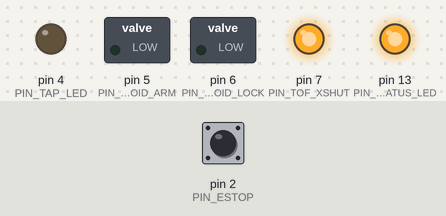
The sketch below on a simulated Arduino Uno, built with avr-gcc and run on an emulated ATmega328P. Shown: switched loads named in the sketch (green lamp = pin HIGH), output pins drawn as LEDs (lit = HIGH). Inputs (shaded band) come from the test bench; at power-on: pin 2 (PIN_ESTOP) HIGH.

Above: at 1.2 s.
1.3 s: pin 2 (PIN_ESTOP) pulled LOW for 0.15 s
At 1.37 s:
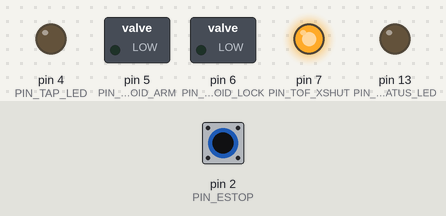
2.9 s: pin 2 (PIN_ESTOP) pulled LOW for 3.2 s
At 7.3 s:
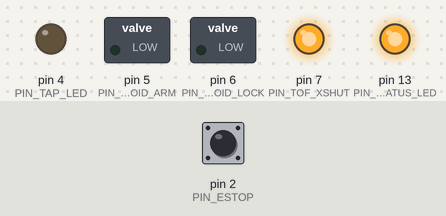
Timing chart, 0 to 8.8 s (numbered marks = the images above; inputs shaded):
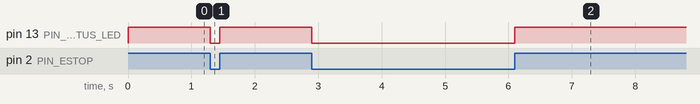

The sketch:

sketch.ino
```cpp
// Acoustic node MCU sketch — ToF-triggered dual-solenoid ball-drop tap sequencer.
//
// Mechanism (documents/project/Acoustic_Sorting_Subsystem.md §3.1,
// documents/electrical/schematics/acoustic_station_wiring.md — full pin table,
// BOM, and wiring diagram there; decided 2026-08-20):
//   A ToF sensor confirms a tile has arrived and settled at the acoustic
//   station. Two solenoids then run a gravity-drop impact -- neither one
//   touches the tile directly:
//     ARM solenoid  -- energized briefly, drives a lift platform that raises
//                       the striker ball up a guide tube into the LOCK
//                       latch's catch at drop height, then de-energizes and
//                       retracts out of the way.
//     LOCK solenoid -- normally de-energized = latch CLOSED (holding the
//                       ball at drop height). Energizing it briefly OPENS
//                       the latch, releasing the ball to free-fall under
//                       gravity onto the tile. This is the actual impact.
//   The Linux/Python side (python/main.py) is notified via the tapCount
//   bridge variable, incremented at the instant the ball is released, so it
//   can time its audio capture window relative to the real impact rather
//   than the earlier ToF detection.
//
// UNVERIFIED (see acoustic_node/README.md): this project has never run App
// Lab / App Bricks against real UNO Q hardware, so:
//   (a) the exact syntax for exposing `tapCount` as a bridge variable Python
//       can read is a best guess at the shape shown in Arduino's own
//       app-bricks-examples, not confirmed working here;
//   (b) the ToF sensor read below assumes a typical VL53L0X-style Arduino
//       library API -- install the actual library once the sensor is in
//       hand and replace readTofDistanceMm()'s body (marked TOF LIBRARY
//       CALL) with the real call.
//
// Pin assignments and timing constants mirror
// documents/electrical/schematics/acoustic_station_wiring.md -- keep both in
// sync by hand if either changes (no shared config format between this
// sketch and acoustic/config.yaml exists yet; see that module's comment).

#include <Wire.h>

// ---- Pin assignments (see wiring doc §3 for the full table + rationale) ----
const uint8_t PIN_TOF_XSHUT     = 7;   // ToF sensor hardware shutdown/reset
const uint8_t PIN_SOLENOID_ARM  = 5;   // MOSFET gate driving the ARM solenoid
const uint8_t PIN_SOLENOID_LOCK = 6;   // MOSFET gate driving the LOCK solenoid
const uint8_t PIN_ESTOP         = 2;   // normally-closed e-stop loop, INPUT_PULLUP
const uint8_t PIN_TAP_LED       = 4;   // lit for the duration of RELEASE (bench debug)
const uint8_t PIN_STATUS_LED    = 13;  // onboard LED: on = running, off = FAULT
// ToF SDA/SCL use the board's fixed I2C pins (A4/A5 on the Uno-shaped
// header) -- not user-assignable, so not listed as a constant here.

// ---- Tunable timing (mirrors acoustic/config.yaml's tap_mechanism section
// on the Python side -- that copy is for the dev-machine simulator only,
// this one is what actually runs). See wiring doc §5. ----
const uint16_t TOF_TRIGGER_DISTANCE_MM = 80;    // tile considered "in place" at/below this
const uint8_t  TOF_DEBOUNCE_SAMPLES    = 5;     // consecutive in-range reads required
const uint16_t SETTLE_MS      = 200;   // wait after tile confirmed, before arming
const uint16_t ARM_MS         = 300;   // ARM solenoid energized duration (lift travel time)
const uint16_t ARM_SETTLE_MS  = 150;   // wait after arm retracts, before releasing
const uint16_t LOCK_PULSE_MS  = 100;   // LOCK solenoid energized duration (latch open)
const uint16_t COOLDOWN_MS    = 1000;  // minimum time before the next tile can re-arm

enum TapState { WAIT_TILE, SETTLE, ARM, ARM_SETTLE, RELEASE, COOLDOWN, FAULT };

TapState state = WAIT_TILE;
unsigned long stateEnteredAt = 0;
uint8_t tofInRangeStreak = 0;
bool tileWasAbsent = true;

// Exposed to the Python side (acoustic_node/python/main.py). Incremented the
// instant the ball is released (entering RELEASE), not on ToF detection.
// UNVERIFIED bridge-variable syntax -- see header comment.
volatile long tapCount = 0;

void enterState(TapState s) {
  state = s;
  stateEnteredAt = millis();
}

bool elapsedAtLeast(uint16_t ms) {
  return millis() - stateEnteredAt >= ms;
}

bool estopAsserted() {
  return digitalRead(PIN_ESTOP) == LOW;  // normally-closed loop: LOW = open/tripped
}

// TOF LIBRARY CALL: replace with the real sensor library's read, e.g.
//   VL53L0X_RangingMeasurementData_t data;
//   tof.rangingTest(&data, false);
//   return data.RangeMilliMeter;
uint16_t readTofDistanceMm() {
  return 9999;  // placeholder: "nothing in range" until a real library is wired in
}

bool tileDetected() {
  uint16_t d = readTofDistanceMm();
  if (d <= TOF_TRIGGER_DISTANCE_MM) {
    if (tofInRangeStreak < 255) tofInRangeStreak++;
  } else {
    tofInRangeStreak = 0;
  }
  return tofInRangeStreak >= TOF_DEBOUNCE_SAMPLES;
}

void setup() {
  pinMode(PIN_TOF_XSHUT, OUTPUT);
  digitalWrite(PIN_TOF_XSHUT, HIGH);  // active: sensor powered/enabled

  pinMode(PIN_SOLENOID_ARM, OUTPUT);
  digitalWrite(PIN_SOLENOID_ARM, LOW);
  pinMode(PIN_SOLENOID_LOCK, OUTPUT);
  digitalWrite(PIN_SOLENOID_LOCK, LOW);  // de-energized = latch CLOSED (holding)

  pinMode(PIN_ESTOP, INPUT_PULLUP);
  pinMode(PIN_TAP_LED, OUTPUT);
  pinMode(PIN_STATUS_LED, OUTPUT);

  Wire.begin();
  // TOF LIBRARY CALL: tof.begin() / tof.init(); set continuous ranging mode.

  enterState(WAIT_TILE);
}

void loop() {
  if (estopAsserted()) {
    digitalWrite(PIN_SOLENOID_ARM, LOW);
    digitalWrite(PIN_SOLENOID_LOCK, LOW);  // fail closed: latch stays holding, no drop
    digitalWrite(PIN_STATUS_LED, LOW);
    enterState(FAULT);
    return;
  }

  digitalWrite(PIN_STATUS_LED, HIGH);
  bool present = tileDetected();

  switch (state) {
    case WAIT_TILE:
      if (!present) {
        tileWasAbsent = true;
      } else if (tileWasAbsent) {
        tileWasAbsent = false;
        enterState(SETTLE);
      }
      break;

    case SETTLE:
      if (elapsedAtLeast(SETTLE_MS)) {
        digitalWrite(PIN_SOLENOID_ARM, HIGH);
        enterState(ARM);
      }
      break;

    case ARM:
      if (elapsedAtLeast(ARM_MS)) {
        digitalWrite(PIN_SOLENOID_ARM, LOW);  // retract arm, out of the way
        enterState(ARM_SETTLE);
      }
      break;

    case ARM_SETTLE:
      if (elapsedAtLeast(ARM_SETTLE_MS)) {
        digitalWrite(PIN_SOLENOID_LOCK, HIGH);  // open latch: ball drops now
        tapCount++;
        digitalWrite(PIN_TAP_LED, HIGH);
        enterState(RELEASE);
      }
      break;

    case RELEASE:
      if (elapsedAtLeast(LOCK_PULSE_MS)) {
        digitalWrite(PIN_SOLENOID_LOCK, LOW);  // latch closes again
        digitalWrite(PIN_TAP_LED, LOW);
        enterState(COOLDOWN);
      }
      break;

    case COOLDOWN:
      if (elapsedAtLeast(COOLDOWN_MS)) {
        enterState(WAIT_TILE);
      }
      break;

    case FAULT:
      // Latched fault: requires a reset/power cycle to clear, not just the
      // e-stop loop reclosing -- matches charter §17's "lockout procedure
      // for maintenance" rather than auto-resuming after an e-stop pull.
      break;
  }
}
```

Measured:
- after the input at 1.3 s, pin 13 (PIN_STATUS_LED): HIGH → LOW at once, → HIGH 0.15 s later
- after the input at 2.9 s, pin 13 (PIN_STATUS_LED): HIGH → LOW at once, → HIGH 3.2 s later
